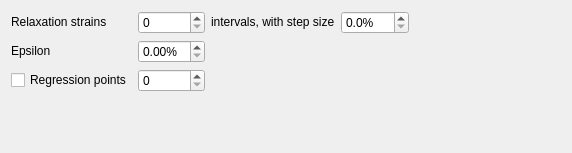
<?xml version="1.0" encoding="UTF-8"?>
<ui version="4.0">
 <class>w_Stepwise</class>
 <widget class="QWidget" name="w_Stepwise">
  <property name="geometry">
   <rect>
    <x>0</x>
    <y>0</y>
    <width>572</width>
    <height>153</height>
   </rect>
  </property>
  <layout class="QGridLayout" name="gl_Stepwise">
   <item row="0" column="0">
    <widget class="QLabel" name="l_RelaxationStrains">
     <property name="sizePolicy">
      <sizepolicy hsizetype="Fixed" vsizetype="Fixed">
       <horstretch>0</horstretch>
       <verstretch>0</verstretch>
      </sizepolicy>
     </property>
     <property name="toolTip">
      <string>The strains at which the sample has been configured to relax</string>
     </property>
     <property name="text">
      <string>Relaxation strains</string>
     </property>
    </widget>
   </item>
   <item row="0" column="1">
    <widget class="QSpinBox" name="sb_RelaxationStrainsIntervals">
     <property name="toolTip">
      <string>The number of intervals at which the sample has been configured to relax.  This in combination with the step size gives the relaxation strains.  For instance, if the step size is 5%, and the number of intervals is 6, then the experiment will relax the sample at 5%, 10%, 15%, 20%, 25%, 30%.</string>
     </property>
    </widget>
   </item>
   <item row="0" column="2">
    <widget class="QLabel" name="l_RelaxationStrainsText">
     <property name="sizePolicy">
      <sizepolicy hsizetype="Fixed" vsizetype="Fixed">
       <horstretch>0</horstretch>
       <verstretch>0</verstretch>
      </sizepolicy>
     </property>
     <property name="text">
      <string>intervals, with step size</string>
     </property>
    </widget>
   </item>
   <item row="0" column="3">
    <widget class="QDoubleSpinBox" name="sb_RelaxationStrainsStart">
     <property name="toolTip">
      <string>The step between consecutive strains at which the sample has been configured to relax.  This in combination with the number of intervals gives the relaxation strains.  For instance, if the step size is 5%, and the number of intervals is 6, then the experiment will relax the sample at 5%, 10%, 15%, 20%, 25%, 30%.</string>
     </property>
     <property name="suffix">
      <string>%</string>
     </property>
     <property name="decimals">
      <number>1</number>
     </property>
    </widget>
   </item>
   <item row="0" column="4" rowspan="4">
    <spacer name="s_Horizontal">
     <property name="orientation">
      <enum>Qt::Orientation::Horizontal</enum>
     </property>
     <property name="sizeHint" stdset="0">
      <size>
       <width>40</width>
       <height>20</height>
      </size>
     </property>
    </spacer>
   </item>
   <item row="1" column="0">
    <widget class="QLabel" name="l_Epsilon">
     <property name="sizePolicy">
      <sizepolicy hsizetype="Fixed" vsizetype="Fixed">
       <horstretch>0</horstretch>
       <verstretch>0</verstretch>
      </sizepolicy>
     </property>
     <property name="toolTip">
      <string>Allowable percentage tolerance on the strain for creating the dataset at the required relaxation strain</string>
     </property>
     <property name="text">
      <string>Epsilon</string>
     </property>
    </widget>
   </item>
   <item row="1" column="1">
    <widget class="QDoubleSpinBox" name="sb_Epsilon">
     <property name="toolTip">
      <string>Allowable percentage tolerance on the strain for creating the dataset at the required relaxation strain</string>
     </property>
     <property name="suffix">
      <string>%</string>
     </property>
     <property name="maximum">
      <double>1.000000000000000</double>
     </property>
    </widget>
   </item>
   <item row="2" column="0">
    <widget class="QCheckBox" name="cb_RegressionPoints">
     <property name="sizePolicy">
      <sizepolicy hsizetype="Minimum" vsizetype="Fixed">
       <horstretch>0</horstretch>
       <verstretch>0</verstretch>
      </sizepolicy>
     </property>
     <property name="toolTip">
      <string>If unchecked, all datapoints will be used in the regression analysis</string>
     </property>
     <property name="text">
      <string>Regression points</string>
     </property>
    </widget>
   </item>
   <item row="2" column="1">
    <widget class="QSpinBox" name="sb_RegressionPoints">
     <property name="toolTip">
      <string>Number of data points to include in the regression analysis</string>
     </property>
     <property name="maximum">
      <number>100000</number>
     </property>
    </widget>
   </item>
   <item row="3" column="0" colspan="4">
    <spacer name="s_Vertical">
     <property name="orientation">
      <enum>Qt::Orientation::Vertical</enum>
     </property>
     <property name="sizeHint" stdset="0">
      <size>
       <width>20</width>
       <height>40</height>
      </size>
     </property>
    </spacer>
   </item>
  </layout>
 </widget>
 <resources/>
 <connections/>
</ui>
